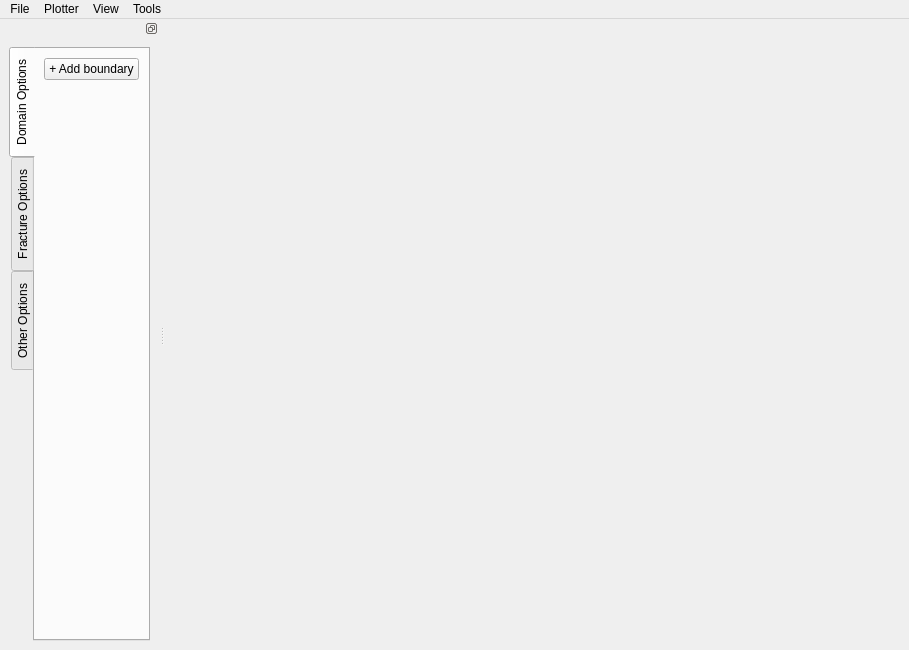
<?xml version="1.0" encoding="UTF-8"?>
<ui version="4.0">
 <class>MainWindow</class>
 <widget class="QMainWindow" name="MainWindow">
  <property name="geometry">
   <rect>
    <x>0</x>
    <y>0</y>
    <width>909</width>
    <height>650</height>
   </rect>
  </property>
  <property name="windowTitle">
   <string>MainWindow</string>
  </property>
  <widget class="QWidget" name="centralwidget">
   <layout class="QVBoxLayout" name="verticalLayout_3">
    <item>
     <layout class="QVBoxLayout" name="VtkLayout"/>
    </item>
   </layout>
  </widget>
  <widget class="QMenuBar" name="menubar">
   <property name="geometry">
    <rect>
     <x>0</x>
     <y>0</y>
     <width>909</width>
     <height>20</height>
    </rect>
   </property>
   <widget class="QMenu" name="menuFile">
    <property name="title">
     <string>File</string>
    </property>
   </widget>
   <widget class="QMenu" name="menuPlot">
    <property name="title">
     <string>Plotter</string>
    </property>
   </widget>
   <widget class="QMenu" name="menuView">
    <property name="title">
     <string>View</string>
    </property>
   </widget>
   <widget class="QMenu" name="menuTools">
    <property name="title">
     <string>Tools</string>
    </property>
   </widget>
   <addaction name="menuFile"/>
   <addaction name="menuPlot"/>
   <addaction name="menuView"/>
   <addaction name="menuTools"/>
  </widget>
  <widget class="QDockWidget" name="OptionsDockWidget">
   <property name="features">
    <set>QDockWidget::DockWidgetFloatable|QDockWidget::DockWidgetMovable</set>
   </property>
   <attribute name="dockWidgetArea">
    <number>1</number>
   </attribute>
   <widget class="QWidget" name="dockWidgetContents">
    <layout class="QHBoxLayout" name="horizontalLayout">
     <item>
      <widget class="QTabWidget" name="OptionTabWidget">
       <property name="sizePolicy">
        <sizepolicy hsizetype="Preferred" vsizetype="Preferred">
         <horstretch>0</horstretch>
         <verstretch>0</verstretch>
        </sizepolicy>
       </property>
       <property name="tabPosition">
        <enum>QTabWidget::West</enum>
       </property>
       <property name="tabShape">
        <enum>QTabWidget::Rounded</enum>
       </property>
       <property name="currentIndex">
        <number>0</number>
       </property>
       <property name="elideMode">
        <enum>Qt::ElideNone</enum>
       </property>
       <property name="documentMode">
        <bool>false</bool>
       </property>
       <property name="tabsClosable">
        <bool>false</bool>
       </property>
       <property name="movable">
        <bool>true</bool>
       </property>
       <property name="tabBarAutoHide">
        <bool>false</bool>
       </property>
       <widget class="QWidget" name="BoundTab">
        <attribute name="title">
         <string>Domain Options</string>
        </attribute>
        <layout class="QVBoxLayout" name="verticalLayout">
         <item>
          <widget class="QPushButton" name="AddBoundaryButton">
           <property name="text">
            <string>+ Add boundary</string>
           </property>
          </widget>
         </item>
         <item>
          <spacer name="BoundarySpacer">
           <property name="orientation">
            <enum>Qt::Vertical</enum>
           </property>
           <property name="sizeHint" stdset="0">
            <size>
             <width>20</width>
             <height>40</height>
            </size>
           </property>
          </spacer>
         </item>
        </layout>
       </widget>
       <widget class="QWidget" name="FracTab">
        <attribute name="title">
         <string>Fracture Options</string>
        </attribute>
        <layout class="QVBoxLayout" name="verticalLayout_2">
         <item>
          <widget class="QPushButton" name="AddFractureButton">
           <property name="text">
            <string>+ Add fractures</string>
           </property>
          </widget>
         </item>
         <item>
          <spacer name="verticalSpacer">
           <property name="orientation">
            <enum>Qt::Vertical</enum>
           </property>
           <property name="sizeHint" stdset="0">
            <size>
             <width>20</width>
             <height>40</height>
            </size>
           </property>
          </spacer>
         </item>
        </layout>
       </widget>
       <widget class="QWidget" name="OtherTab">
        <attribute name="title">
         <string>Other Options</string>
        </attribute>
       </widget>
      </widget>
     </item>
    </layout>
   </widget>
  </widget>
 </widget>
 <resources/>
 <connections/>
</ui>
